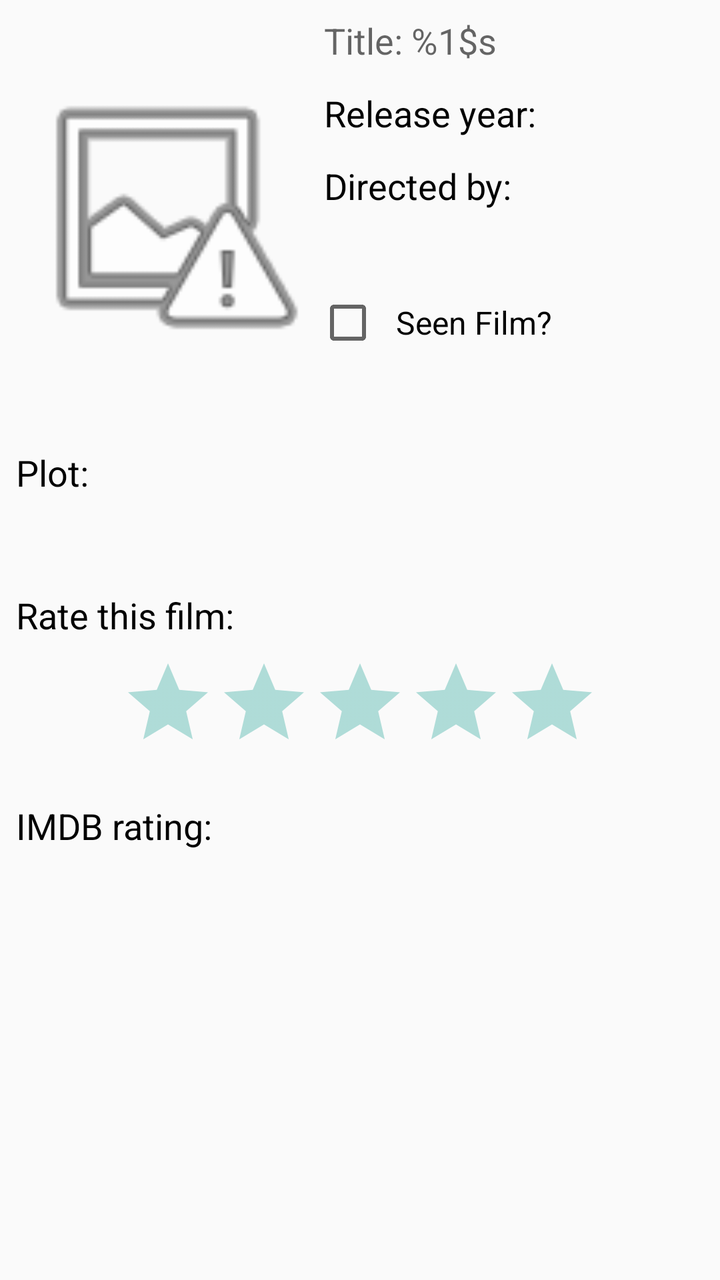
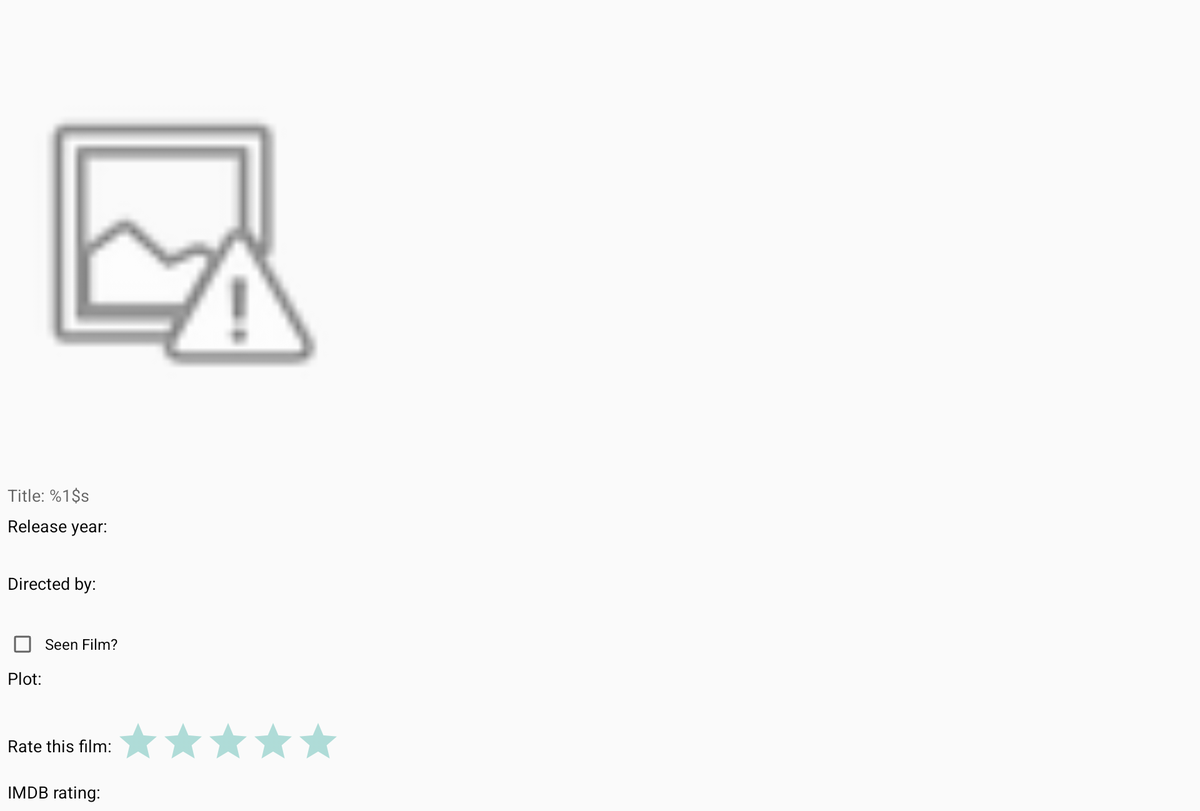

The same Android screen from two of the app's own layout files: first res/layout/ as a phone draws it, then the repository's variant for another configuration, drawn on a device whose configuration selects that folder. Both files follow.
<!-- AndroidManifest.xml: activity theme AppTheme.NoActionBar -->
<!-- res/layout/fragment_view_film.xml -->
<?xml version="1.0" encoding="utf-8"?>
<ScrollView xmlns:android="http://schemas.android.com/apk/res/android"
    android:id="@+id/fragment_view_film_scroll_view"
    android:layout_width="match_parent"
    android:layout_height="match_parent">

    <RelativeLayout
        android:layout_width="match_parent"
        android:layout_height="wrap_content"
        android:padding="8dp">

        <ImageView
            android:id="@+id/fragment_view_film_image_view_poster"
            android:layout_width="150dp"
            android:layout_height="200dp"
            android:layout_alignParentLeft="true"
            android:layout_alignParentStart="true"
            android:layout_alignParentTop="true"
            android:adjustViewBounds="true"
            android:contentDescription="@string/content_description_no_image"
            android:src="@android:drawable/ic_menu_report_image" />

        <TextView
            android:id="@+id/fragment_view_film_text_view_title"
            android:layout_width="wrap_content"
            android:layout_height="wrap_content"
            android:layout_alignParentEnd="true"
            android:layout_alignParentRight="true"
            android:layout_marginLeft="4dp"
            android:layout_marginStart="4dp"
            android:layout_toEndOf="@+id/fragment_view_film_image_view_poster"
            android:layout_toRightOf="@+id/fragment_view_film_image_view_poster"
            android:text="@string/header_title"
            android:textAppearance="?android:attr/textAppearanceMedium" />

        <TextView
            android:id="@+id/fragment_view_film_text_view_year_header"
            android:layout_width="wrap_content"
            android:layout_height="wrap_content"
            android:layout_below="@+id/fragment_view_film_text_view_title"
            android:layout_marginLeft="4dp"
            android:layout_marginStart="4dp"
            android:layout_marginTop="12dp"
            android:layout_toEndOf="@+id/fragment_view_film_image_view_poster"
            android:layout_toRightOf="@+id/fragment_view_film_image_view_poster"
            android:text="@string/header_release_year"
            android:textAppearance="?android:attr/textAppearanceMedium"
            android:textColor="@color/colorTextBlack" />

        <TextView
            android:id="@+id/fragment_view_film_text_view_year"
            android:layout_width="wrap_content"
            android:layout_height="wrap_content"
            android:layout_alignTop="@+id/fragment_view_film_text_view_year_header"
            android:layout_marginLeft="4dp"
            android:layout_marginStart="4dp"
            android:layout_toEndOf="@+id/fragment_view_film_text_view_year_header"
            android:layout_toRightOf="@+id/fragment_view_film_text_view_year_header"
            android:textAppearance="?android:attr/textAppearanceMedium" />

        <TextView
            android:id="@+id/fragment_view_film_text_view_director_header"
            android:layout_width="wrap_content"
            android:layout_height="wrap_content"
            android:layout_alignParentEnd="true"
            android:layout_alignParentRight="true"
            android:layout_below="@+id/fragment_view_film_text_view_year"
            android:layout_marginLeft="4dp"
            android:layout_marginStart="4dp"
            android:layout_marginTop="12dp"
            android:layout_toEndOf="@id/fragment_view_film_image_view_poster"
            android:layout_toRightOf="@+id/fragment_view_film_image_view_poster"
            android:text="@string/header_director"
            android:textAppearance="?android:attr/textAppearanceMedium"
            android:textColor="@color/colorTextBlack" />

        <TextView
            android:id="@+id/fragment_view_film_text_view_director"
            android:layout_width="wrap_content"
            android:layout_height="wrap_content"
            android:layout_alignParentEnd="true"
            android:layout_alignParentRight="true"
            android:layout_below="@+id/fragment_view_film_text_view_director_header"
            android:layout_marginLeft="4dp"
            android:layout_marginStart="4dp"
            android:layout_marginTop="4dp"
            android:layout_toEndOf="@id/fragment_view_film_image_view_poster"
            android:layout_toRightOf="@+id/fragment_view_film_image_view_poster"
            android:textAppearance="?android:attr/textAppearanceMedium" />

        <CheckBox
            android:id="@+id/fragment_view_film_check_box_seen_film"
            android:layout_width="wrap_content"
            android:layout_height="wrap_content"
            android:layout_below="@+id/fragment_view_film_text_view_director"
            android:layout_centerVertical="true"
            android:layout_marginTop="12dp"
            android:layout_toEndOf="@+id/fragment_view_film_image_view_poster"
            android:layout_toRightOf="@+id/fragment_view_film_image_view_poster"
            android:checked="false"
            android:paddingEnd="8dp"
            android:paddingLeft="8dp"
            android:paddingRight="8dp"
            android:paddingStart="8dp"
            android:text="@string/checkbox_seen_film"
            android:textSize="16sp" />

        <TextView
            android:id="@+id/fragment_view_film_text_view_plot_header"
            android:layout_width="wrap_content"
            android:layout_height="wrap_content"
            android:layout_alignLeft="@+id/fragment_view_film_image_view_poster"
            android:layout_alignParentEnd="true"
            android:layout_alignParentRight="true"
            android:layout_alignStart="@+id/fragment_view_film_image_view_poster"
            android:layout_below="@+id/fragment_view_film_image_view_poster"
            android:layout_marginTop="16dp"
            android:text="@string/header_plot"
            android:textAppearance="?android:attr/textAppearanceMedium"
            android:textColor="@color/colorTextBlack" />

        <TextView
            android:id="@+id/fragment_view_film_text_view_plot"
            android:layout_width="wrap_content"
            android:layout_height="wrap_content"
            android:layout_alignLeft="@+id/fragment_view_film_image_view_poster"
            android:layout_alignParentEnd="true"
            android:layout_alignParentRight="true"
            android:layout_alignStart="@+id/fragment_view_film_image_view_poster"
            android:layout_below="@+id/fragment_view_film_text_view_plot_header"
            android:layout_marginTop="4dp"
            android:textSize="14sp" />

        <TextView
            android:id="@+id/fragment_view_film_text_view_user_rating_header"
            android:layout_width="wrap_content"
            android:layout_height="wrap_content"
            android:layout_below="@+id/fragment_view_film_text_view_plot"
            android:layout_marginTop="24dp"
            android:text="@string/header_rate_this_film"
            android:textAppearance="?android:attr/textAppearanceMedium"
            android:textColor="@color/colorTextBlack" />

        <RatingBar
            android:id="@+id/fragment_view_film_rating_bar_user_rating"
            style="@style/Widget.AppCompat.RatingBar"
            android:layout_width="wrap_content"
            android:layout_height="wrap_content"
            android:layout_below="@+id/fragment_view_film_text_view_user_rating_header"
            android:layout_centerHorizontal="true"
            android:layout_marginTop="8dp"
            android:numStars="5"
            android:theme="@style/RatingBar" />

        <LinearLayout
            android:id="@+id/fragment_view_film_layout_imdb_rating"
            android:layout_width="match_parent"
            android:layout_height="wrap_content"
            android:layout_below="@+id/fragment_view_film_rating_bar_user_rating"
            android:layout_marginTop="16dp"
            android:orientation="horizontal">

            <TextView
                android:id="@+id/fragment_view_film_text_view_imdb_rating_header"
                android:layout_width="wrap_content"
                android:layout_height="wrap_content"
                android:text="@string/header_imdb_rating"
                android:textAppearance="?android:attr/textAppearanceMedium"
                android:textColor="@color/colorTextBlack" />

            <TextView
                android:id="@+id/fragment_view_film_text_view_imdb_rating"
                android:layout_width="wrap_content"
                android:layout_height="wrap_content"
                android:layout_marginLeft="4dp"
                android:layout_marginStart="4dp"
                android:textAppearance="?android:attr/textAppearanceMedium" />

        </LinearLayout>

    </RelativeLayout>

</ScrollView>
<!-- resources referenced by this layout -->
<resources>
  <color name="colorTextBlack">#000000</color>
  <string name="checkbox_seen_film">Seen Film?</string>
  <string name="content_description_no_image">A placeholder image as no film poster is available</string>
  <string name="header_director">Directed by:</string>
  <string name="header_imdb_rating">IMDB rating:</string>
  <string name="header_plot">Plot:</string>
  <string name="header_rate_this_film">Rate this film:</string>
  <string name="header_release_year">Release year:</string>
  <string name="header_title">Title: %1$s</string>
  <style name="RatingBar" parent="Theme.AppCompat">
          <item name="colorControlNormal">@color/colorAccent</item>
          <item name="colorControlActivated">@color/colorAccent</item>
      </style>
  <style name="AppTheme.NoActionBar">
          <item name="windowActionBar">false</item>
          <item name="windowNoTitle">true</item>
      </style>
  <color name="colorAccent">#009688</color>
</resources>
<!-- res/layout-sw720dp/fragment_view_film.xml (the repository's variant of the layout above) -->
<!-- drawn on a large tablet held sideways -->
<?xml version="1.0" encoding="utf-8"?>
<ScrollView xmlns:android="http://schemas.android.com/apk/res/android"
    android:id="@+id/fragment_view_film_scroll_view"
    android:layout_width="match_parent"
    android:layout_height="match_parent">

    <LinearLayout
        android:layout_width="match_parent"
        android:layout_height="wrap_content"
        android:orientation="vertical"
        android:padding="8dp">

        <ImageView
            android:id="@+id/fragment_view_film_image_view_poster"
            android:layout_width="350dp"
            android:layout_height="500dp"
            android:adjustViewBounds="true"
            android:contentDescription="@string/content_description_no_image"
            android:src="@android:drawable/ic_menu_report_image" />

        <TextView
            android:id="@+id/fragment_view_film_text_view_title"
            android:layout_width="wrap_content"
            android:layout_height="wrap_content"
            android:layout_marginTop="8dp"
            android:text="@string/header_title"
            android:textAppearance="?android:attr/textAppearanceMedium" />

        <TextView
            android:id="@+id/fragment_view_film_text_view_year_header"
            android:layout_width="wrap_content"
            android:layout_height="wrap_content"
            android:layout_marginTop="8dp"
            android:text="@string/header_release_year"
            android:textAppearance="?android:attr/textAppearanceMedium"
            android:textColor="@color/colorTextBlack" />

        <TextView
            android:id="@+id/fragment_view_film_text_view_year"
            android:layout_width="wrap_content"
            android:layout_height="wrap_content"
            android:layout_marginTop="4dp"
            android:textAppearance="?android:attr/textAppearanceMedium" />

        <TextView
            android:id="@+id/fragment_view_film_text_view_director_header"
            android:layout_width="wrap_content"
            android:layout_height="wrap_content"
            android:layout_marginTop="8dp"
            android:text="@string/header_director"
            android:textAppearance="?android:attr/textAppearanceMedium"
            android:textColor="@color/colorTextBlack" />

        <TextView
            android:id="@+id/fragment_view_film_text_view_director"
            android:layout_width="wrap_content"
            android:layout_height="wrap_content"
            android:layout_marginTop="4dp"
            android:textAppearance="?android:attr/textAppearanceMedium" />

        <CheckBox
            android:id="@+id/fragment_view_film_check_box_seen_film"
            android:layout_width="wrap_content"
            android:layout_height="wrap_content"
            android:layout_marginTop="8dp"
            android:checked="false"
            android:paddingEnd="8dp"
            android:paddingLeft="8dp"
            android:paddingRight="8dp"
            android:paddingStart="8dp"
            android:text="@string/checkbox_seen_film"
            android:textSize="16sp" />

        <TextView
            android:id="@+id/fragment_view_film_text_view_plot_header"
            android:layout_width="wrap_content"
            android:layout_height="wrap_content"
            android:layout_marginTop="8dp"
            android:text="@string/header_plot"
            android:textAppearance="?android:attr/textAppearanceMedium"
            android:textColor="@color/colorTextBlack" />

        <TextView
            android:id="@+id/fragment_view_film_text_view_plot"
            android:layout_width="wrap_content"
            android:layout_height="wrap_content"
            android:layout_marginTop="4dp"
            android:textSize="14sp" />

        <LinearLayout
            android:id="@+id/fragment_view_film_layout_user_rating"
            android:layout_width="match_parent"
            android:layout_height="wrap_content"
            android:layout_marginTop="8dp"
            android:orientation="horizontal">

            <TextView
                android:id="@+id/fragment_view_film_text_view_user_rating_header"
                android:layout_width="wrap_content"
                android:layout_height="wrap_content"
                android:paddingTop="16dp"
                android:text="@string/header_rate_this_film"
                android:textAppearance="?android:attr/textAppearanceMedium"
                android:textColor="@color/colorTextBlack" />

            <RatingBar
                android:id="@+id/fragment_view_film_rating_bar_user_rating"
                style="@style/Widget.AppCompat.RatingBar"
                android:layout_width="wrap_content"
                android:layout_height="wrap_content"
                android:layout_marginLeft="4dp"
                android:layout_marginStart="4dp"
                android:numStars="5"
                android:theme="@style/RatingBar" />

        </LinearLayout>

        <LinearLayout
            android:id="@+id/fragment_view_film_layout_imdb_rating"
            android:layout_width="match_parent"
            android:layout_height="wrap_content"
            android:layout_marginTop="8dp"
            android:orientation="horizontal">

            <TextView
                android:id="@+id/fragment_view_film_text_view_imdb_rating_header"
                android:layout_width="wrap_content"
                android:layout_height="wrap_content"
                android:text="@string/header_imdb_rating"
                android:textAppearance="?android:attr/textAppearanceMedium"
                android:textColor="@color/colorTextBlack" />

            <TextView
                android:id="@+id/fragment_view_film_text_view_imdb_rating"
                android:layout_width="wrap_content"
                android:layout_height="wrap_content"
                android:layout_marginLeft="4dp"
                android:layout_marginStart="4dp"
                android:textAppearance="?android:attr/textAppearanceMedium" />

        </LinearLayout>

    </LinearLayout>

</ScrollView>
